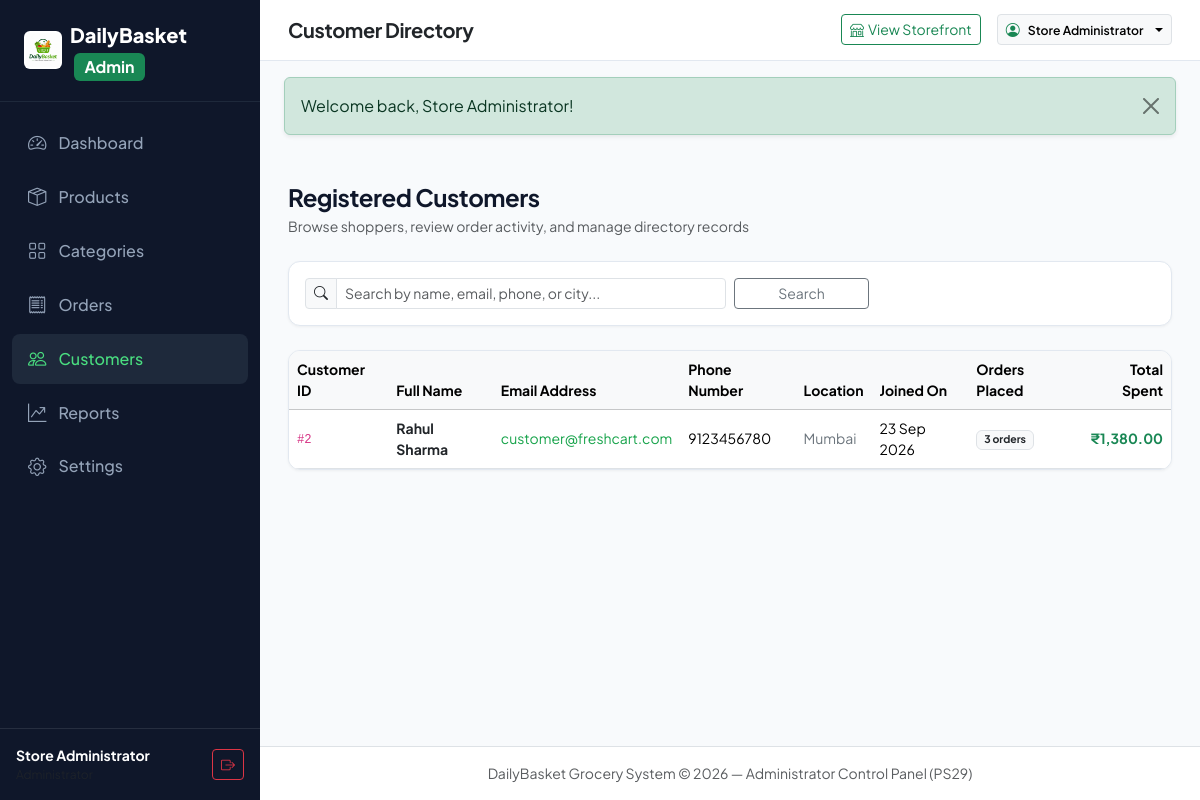
The page /admin/customers.php (signed in) on the database its author committed.
### tables this page shows
CREATE TABLE `users` (
  `id` INT AUTO_INCREMENT PRIMARY KEY,
  `name` VARCHAR(100) NOT NULL,
  `email` VARCHAR(150) NOT NULL UNIQUE,
  `phone` VARCHAR(20) NOT NULL,
  `password` VARCHAR(255) NOT NULL,
  `role` ENUM('customer', 'admin') DEFAULT 'customer',
  `address` TEXT NULL,
  `city` VARCHAR(100) NULL,
  `pincode` VARCHAR(20) NULL,
  `created_at` TIMESTAMP DEFAULT CURRENT_TIMESTAMP
);

### includes/functions.php (called while the page is built, shortened)
<?php
function escape(?string $str): string {
    return htmlspecialchars($str ?? '', ENT_QUOTES, 'UTF-8');
}
function formatPrice(float|int|string $amount): string {
    return '₹' . number_format((float)$amount, 2);
}
function baseUrl(string $path = ''): string {
    $cleanPath = ltrim($path, '/');
    return '/freshcart/' . $cleanPath;
}

### admin/customers.php (the view, shortened to what this page needs)
<?php
require_once __DIR__ . '/includes/admin-header.php';
$db = getDB();
$search = trim($_GET['search'] ?? '');
$whereClause = "WHERE u.role = 'customer'";
$params = [];
$sql = "
    SELECT
        u.id, u.name, u.email, u.phone, u.city, u.pincode, u.created_at,
        COUNT(o.id) as total_orders,
        COALESCE(SUM(o.total_amount), 0) as total_spent
    FROM users u
    LEFT JOIN orders o ON u.id = o.user_id AND o.status != 'Cancelled'
    $whereClause
    GROUP BY u.id
    ORDER BY u.created_at DESC
";
$stmt = $db->prepare($sql);
$stmt->execute($params);
$customers = $stmt->fetchAll();
?>
<div class="d-flex flex-wrap justify-content-between align-items-center mb-4 gap-3">
    <div>
        <h4 class="fw-bold mb-1">Registered Customers</h4>
        <p class="text-muted small mb-0">Browse shoppers, review order activity, and manage directory records</p>
    </div>
</div>
<div class="admin-card p-3 mb-4">
    <form method="GET" action="<?= baseUrl('admin/customers.php') ?>" class="row g-2 align-items-center">
        <div class="col-md-6">
            <div class="input-group input-group-sm">
                <span class="input-group-text bg-light"><i class="bi bi-search"></i></span>
                <input type="text" name="search" class="form-control" placeholder="Search by name, email, phone, or city..." value="<?= escape($search) ?>">
            </div>
        </div>
        <div class="col-md-2">
            <button type="submit" class="btn btn-sm btn-outline-secondary w-100">Search</button>
        </div>
    </form>
</div>
<div class="admin-card p-0 overflow-hidden">
    <div class="table-responsive">
        <table class="table table-hover align-middle mb-0 small">
            <thead class="table-light">
                <tr>
                    <th>Customer ID</th>
                    <th>Full Name</th>
                    <th>Email Address</th>
                    <th>Phone Number</th>
                    <th>Location</th>
                    <th>Joined On</th>
                    <th>Orders Placed</th>
                    <th class="text-end">Total Spent</th>
                </tr>
            </thead>
            <tbody>
                <?php if (empty($customers)): ?>
                    <tr>
                        <td colspan="8" class="text-center py-5 text-muted">
                            <i class="bi bi-people fs-1 d-block mb-2 text-muted"></i>
                            No registered customers found.
                        </td>
                    </tr>
                <?php else: ?>
                    <?php foreach ($customers as $c): ?>
                        <tr>
                            <td><code>#<?= $c['id'] ?></code></td>
                            <td>
                                <strong class="text-dark d-block"><?= escape($c['name']) ?></strong>
                            </td>
                            <td>
                                <a href="mailto:<?= escape($c['email']) ?>"><?= escape($c['email']) ?></a>
                            </td>
                            <td><?= escape($c['phone']) ?></td>
                            <td>
                                <span class="text-secondary"><?= escape($c['city'] ?: 'Not provided') ?></span>
                            </td>
                            <td><?= date('d M Y', strtotime($c['created_at'])) ?></td>
                            <td>
                                <span class="badge bg-light text-dark border"><?= (int)$c['total_orders'] ?> orders</span>
                            </td>
                            <td class="text-end fw-bold text-success">
                                <?= formatPrice($c['total_spent']) ?>
                            </td>
                        </tr>
                    <?php endforeach; ?>
                <?php endif; ?>
            </tbody>
        </table>
    </div>
</div>
<?php require_once __DIR__ . '/includes/admin-footer.php'; ?>

### assets/css/style.css (style rules this page uses)
:root { --fc-primary: #16a34a; --fc-primary-hover: #15803d; --fc-primary-light: #f0fdf4; --fc-primary-border: #bbf7d0; --fc-accent: #f59e0b; --fc-dark: #0f172a; --fc-muted: #64748b; --fc-bg-light: #f8fafc; --fc-card-bg: #ffffff; --fc-border: #e2e8f0; --fc-radius: 12px; --fc-radius-sm: 8px; --fc-shadow-sm: 0 1px 3px rgba(0,0,0,0.05); --fc-shadow: 0 4px 20px -2px rgba(0,0,0,0.07); --fc-shadow-hover: 0 12px 30px -4px rgba(22, 163, 74, 0.15); }
body { font-family: 'Plus Jakarta Sans', system-ui, -apple-system, "Segoe UI", Roboto, sans-serif; color: #1e293b; background-color: #fafbfc; min-height: 100vh; display: flex; flex-direction: column; }
h1, h2, h3, h4, h5, h6 { font-weight: 700; color: var(--fc-dark); letter-spacing: -0.02em; }
a { text-decoration: none; color: var(--fc-primary); transition: all 0.2s ease; }
.admin-card { background: #ffffff; border: 1px solid var(--fc-border); border-radius: var(--fc-radius); padding: 1.5rem; box-shadow: var(--fc-shadow-sm); margin-bottom: 1.5rem; }

### rows shown on the page
users: id "2", name "Rahul Sharma", email "customer@freshcart.com", phone "9123456780", city "Mumbai", created_at "23 Sep 2026", total_orders "3", total_spent "₹1,380.00"

### other values the page prints
$user['name'] "Store Administrator"
$adminTitle "Customer Directory"
$msg['message'] "Welcome back, Store Administrator!"
